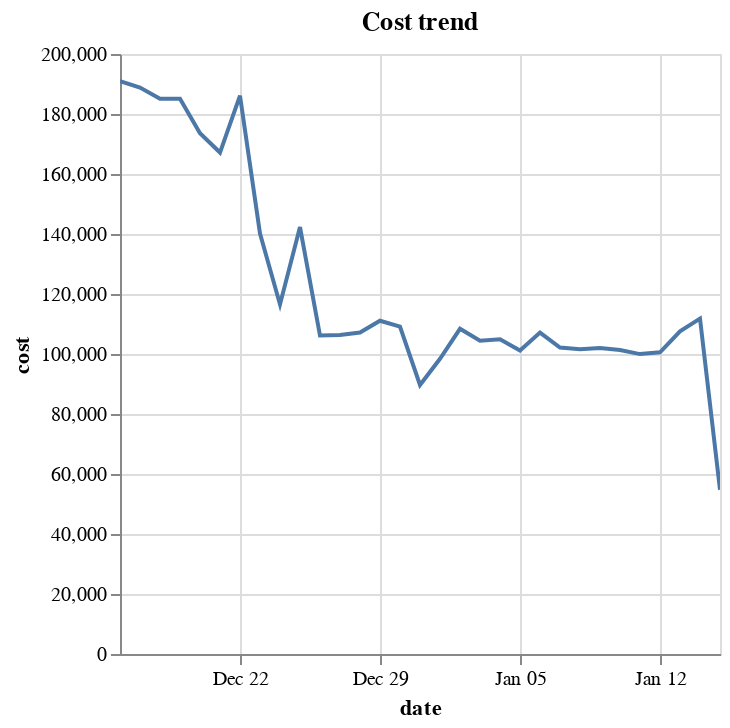

Notebook cell for this chart:
### Code cell
df_campaigns.group_by("date").agg([pl.sum("cost")]).plot.line(x="date", y="cost").properties(title="Cost trend")

### Figure 1 — Vega-Lite specification as saved in the notebook (floating-point values rounded to 4 significant figures)
{"config": {"view": {"continuousWidth": 300, "continuousHeight": 300}}, "data": {"name": "data-d253a1c7272bef1fc623d8b82f3094af"}, "mark": {"type": "line", "tooltip": true}, "encoding": {"x": {"field": "date", "type": "temporal"}, "y": {"field": "cost", "type": "quantitative"}}, "params": [{"name": "param_3", "select": {"type": "interval", "encodings": ["x", "y"]}, "bind": "scales"}], "title": "Cost trend", "$schema": "https://vega.github.io/schema/vega-lite/v5.20.1.json", "datasets": {"data-d253a1c7272bef1fc623d8b82f3094af": [{"date": "2025-01-02T00:00:00", "cost": 108400.0}, {"date": "2024-12-18T00:00:00", "cost": 185100.0}, {"date": "2024-12-26T00:00:00", "cost": 106200.0}, {"date": "2025-01-13T00:00:00", "cost": 107600.0}, {"date": "2025-01-12T00:00:00", "cost": 100600.0}, {"date": "2025-01-05T00:00:00", "cost": 101200.0}, {"date": "2024-12-20T00:00:00", "cost": 173600.0}, {"date": "2024-12-19T00:00:00", "cost": 185100.0}, {"date": "2025-01-15T00:00:00", "cost": 54730.0}, {"date": "2024-12-27T00:00:00", "cost": 106300.0}, {"date": "2025-01-01T00:00:00", "cost": 98400.0}, {"date": "2025-01-14T00:00:00", "cost": 111800.0}, {"date": "2024-12-29T00:00:00", "cost": 111100.0}, {"date": "2024-12-28T00:00:00", "cost": 107100.0}, {"date": "2024-12-21T00:00:00", "cost": 167100.0}, {"date": "2024-12-31T00:00:00", "cost": 89680.0}, {"date": "2024-12-23T00:00:00", "cost": 140200.0}, {"date": "2024-12-30T00:00:00", "cost": 109100.0}, {"date": "2025-01-04T00:00:00", "cost": 104900.0}, {"date": "2024-12-25T00:00:00", "cost": 142300.0}, {"date": "2024-12-17T00:00:00", "cost": 188800.0}, {"date": "2025-01-06T00:00:00", "cost": 107200.0}, {"date": "2025-01-09T00:00:00", "cost": 102000.0}, {"date": "2025-01-11T00:00:00", "cost": 99960.0}, {"date": "2025-01-07T00:00:00", "cost": 102200.0}, {"date": "2025-01-03T00:00:00", "cost": 104400.0}, {"date": "2024-12-16T00:00:00", "cost": 190900.0}, {"date": "2025-01-08T00:00:00", "cost": 101600.0}, {"date": "2024-12-22T00:00:00", "cost": 186100.0}, {"date": "2024-12-24T00:00:00", "cost": 116500.0}, {"date": "2025-01-10T00:00:00", "cost": 101300.0}]}}
